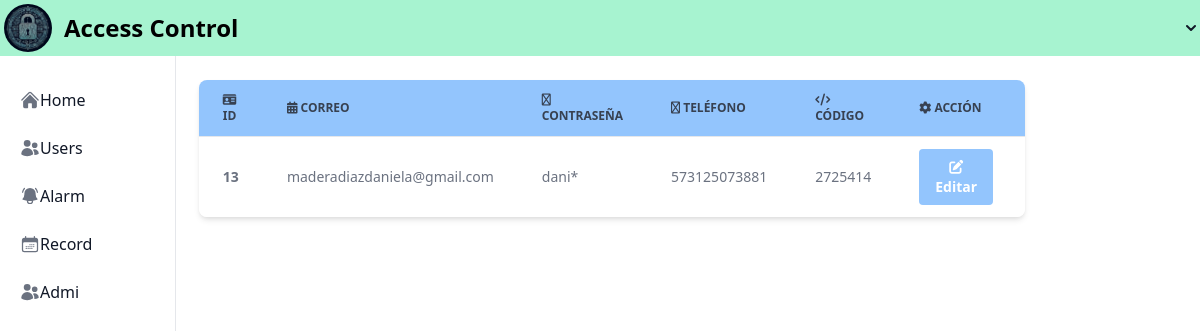
Page /pages/admi.php (signed in) on the committed database.
### tables this page shows
CREATE TABLE `administrador` (
  `id` int(11) NOT NULL,
  `correo` varchar(30) NOT NULL,
  `contraseña` varchar(20) NOT NULL,
  `telefono_admin` varchar(20) DEFAULT NULL,
  `codigo` int(11) DEFAULT NULL,
  `token` varchar(255) DEFAULT NULL,
  `token_expire` datetime DEFAULT NULL
);

### pages/admi.php (the view, shortened to what this page needs)
<!DOCTYPE html>
<html lang="en">
<head>
    <?php require_once('../container/Link.php') ?>
    <link href="https://cdn.jsdelivr.net/npm/tailwindcss@2.2.19/dist/tailwind.min.css" rel="stylesheet">
</head>
<body>
    <?php require_once('../container/Navar.php') ?>
    <?php
    require_once('../config/db.php');
    ?>
    <div class="w-full flex justify-center ">
        <table class="w-full md:w-3/5 lg:w-4xl text-sm text-left rtl:text-right text-gray-500 dark:text-gray-400 bg-white shadow-md rounded-lg overflow-hidden m-4 mt-20 ml-10">
            <thead class="text-xs text-gray-700 uppercase bg-blue-300 text-white">
                <tr>
                    <th scope="col" class="px-6 py-3">
                        <i class="fas fa-id-card"></i> ID
                    </th>
                    <th scope="col" class="px-6 py-3">
                        <i class="fa-solid fa-calendar-days"></i> Correo
                    </th>
                    <th scope="col" class="px-6 py-3">
                        <i class="fa-regular fa-lock"></i> Contraseña
                    </th>
                    <th scope="col" class="px-6 py-3">
                        <i class="fa-regular fa-phone"></i> Teléfono
                    </th>
                    <th scope="col" class="px-6 py-3">
                        <i class="fa-solid fa-code"></i> Código
                    </th>
                    <th scope="col" class="px-6 py-3">
                        <i class="fas fa-cog"></i> Acción
                    </th>
                </tr>
            </thead>
            <tbody class="bg-white">
                <?php
                $sql = $conexion->query("SELECT id, correo, contraseña, telefono_admin, codigo FROM administrador");
                if ($sql) {
                    while ($datos = $sql->fetch_object()) {
                ?>
                        <tr class="hover:bg-gray-100">
                            <th scope="row" class="px-6 py-3 border-t"><?= htmlspecialchars($datos->id) ?></th>
                            <td class="px-6 py-3 border-t"><?= htmlspecialchars($datos->correo) ?></td>
                            <td class="px-6 py-3 border-t"><?= htmlspecialchars($datos->contraseña) ?></td>
                            <td class="px-6 py-3 border-t"><?= htmlspecialchars($datos->telefono_admin) ?></td>
                            <td class="px-6 py-3 border-t"><?= htmlspecialchars($datos->codigo) ?></td>
                            <td class="px-6 py-3 border-t">
                                <button class="editar-admin bg-blue-300 hover:bg-blue-600 text-white font-bold py-2 px-4 rounded mr-2" data-id="<?= $datos->id ?>">
                                    <i class="fas fa-edit"></i> Editar
                                </button>
                            </td>
                        </tr>
                <?php
                    }
                } else {
                    echo "<tr><td colspan='5' class='text-center'>No se encontraron datos.</td></tr>";
                }
                ?>
            </tbody>
        </table>
    </div>
</body>
</html>

### rows in the picture
administrador: id "13", correo "maderadiazdaniela@gmail.com", contraseña "dani*", telefono_admin "573125073881", codigo "2725414"
